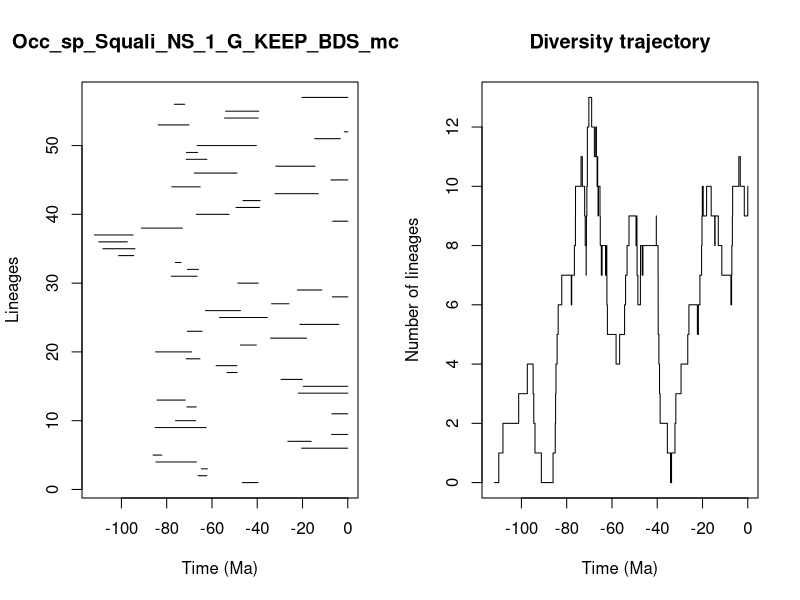

Source code (R):


pdf(file='../Results/Species_NS/5_MA_bins_EP_FT/pyrate_mcmc_logs/Occ_sp_Squali_NS_1_G_KEEP_BDS_mcmc_LTT.pdf',width=0.6*20, height=0.6*10)
title = "Occ_sp_Squali_NS_1_G_KEEP_BDS_mcmc"
ts=c(46.62405250985469, 66.15782066833395,64.70240801902925,84.7381941366824,86.02022412165292,20.4059305419553,26.5149069030648,7.151475457980533,85.05641536435593,76.1065604406704,7.036429377713697,71.0896244417646,84.23212209422593,21.824673975003048,19.692341234535427,29.476995593428335,53.32957653590531,58.180458983931224,71.37157151132725,84.90417924983342,47.42901680691266,34.12954178114778,70.87613847055736,21.13773707814827,56.60920081279524,62.84264753306811,33.676333877045415,6.80685145672525,22.26324611373778,48.54686690818192,77.97822610041365,70.86403448785252,76.14035770096747,101.21146483657651,108.16877501549966,110.00568505531935,111.90011660105141,91.19907204684915,6.68522799530699,66.94051057706915,49.36248223070581,46.32389417416305,32.16415522030026,77.77389360005323,7.446632136737513,67.7715674634519,31.779252713576625,71.41608064287485,71.27462796118472,66.5696636620597,14.601720819060159,1.5467348533770502,83.76156481754825,54.428130020669194,53.98800415347069,76.60367942696226,20.22572146686491)
te=c(39.62738035809713, 62.27476804821511,62.02117035642221,66.85502212807297,82.18038167036057,0.0,16.16636043981605,0.0,62.56288688604267,67.18356837775625,0.0,66.92909597972101,71.8195415121379,0.0,0.0,20.07710206831505,48.89767399656982,48.97679274913892,65.29027847433504,68.97266154641447,40.41380562118488,18.19400957952852,64.35822799186974,3.957446102993291,35.532848707031214,47.38088536333761,26.001143337027045,0.0,11.477957433810813,39.57350825071402,66.54166981233658,65.97226411370102,73.6552050078964,94.54603971062112,94.00776328540147,97.40217505268092,94.84003826493871,73.0969337486004,0.0,52.47152154528124,38.9856306605693,38.71793175079931,13.026955629327192,65.16753263484424,0.0,48.95648716826332,14.431234345393095,62.229520324717335,66.29921411543232,40.404790119283305,3.3183190727085865,0.0,70.21224644793419,39.59446366520042,39.263775891559945,72.06560892866334,0.0)
div_traj=c(0, 1,2,3,4,3,2,1,0,1,2,3,4,5,6,7,6,7,8,9,10,11,10,9,8,7,8,9,10,11,12,13,12,11,12,11,12,11,10,11,10,9,10,9,8,7,8,7,8,7,6,5,4,5,6,7,8,9,8,9,8,7,6,7,8,7,8,9,8,7,6,5,4,3,2,1,0,1,2,3,4,5,6,5,6,7,8,9,10,9,10,9,8,9,8,7,6,7,8,9,10,11,10,9,10)
time_events=c(111.90011660105141, 110.00568505531935,108.16877501549966,101.21146483657651,97.40217505268092,94.84003826493871,94.54603971062112,94.00776328540147,91.19907204684915,86.02022412165292,85.05641536435593,84.90417924983342,84.7381941366824,84.23212209422593,83.76156481754825,82.18038167036057,77.97822610041365,77.77389360005323,76.60367942696226,76.14035770096747,76.1065604406704,73.6552050078964,73.0969337486004,72.06560892866334,71.8195415121379,71.41608064287485,71.37157151132725,71.27462796118472,71.0896244417646,70.87613847055736,70.86403448785252,70.21224644793419,68.97266154641447,67.7715674634519,67.18356837775625,66.94051057706915,66.92909597972101,66.85502212807297,66.5696636620597,66.54166981233658,66.29921411543232,66.15782066833395,65.97226411370102,65.29027847433504,65.16753263484424,64.70240801902925,64.35822799186974,62.84264753306811,62.56288688604267,62.27476804821511,62.229520324717335,62.02117035642221,58.180458983931224,56.60920081279524,54.428130020669194,53.98800415347069,53.32957653590531,52.47152154528124,49.36248223070581,48.97679274913892,48.95648716826332,48.89767399656982,48.54686690818192,47.42901680691266,47.38088536333761,46.62405250985469,46.32389417416305,40.41380562118488,40.404790119283305,39.62738035809713,39.59446366520042,39.57350825071402,39.263775891559945,38.9856306605693,38.71793175079931,35.532848707031214,34.12954178114778,33.676333877045415,32.16415522030026,31.779252713576625,29.476995593428335,26.5149069030648,26.001143337027045,22.26324611373778,21.824673975003048,21.13773707814827,20.4059305419553,20.22572146686491,20.07710206831505,19.692341234535427,18.19400957952852,16.16636043981605,14.601720819060159,14.431234345393095,13.026955629327192,11.477957433810813,7.446632136737513,7.151475457980533,7.036429377713697,6.80685145672525,6.68522799530699,3.957446102993291,3.3183190727085865,1.5467348533770502,0.0)
                par(mfrow=c(1,2))
                L = length(ts)
                plot(ts, 1:L , xlim=c(-max(ts)-1,0), pch=20, type="n", main=title,xlab="Time (Ma)",ylab="Lineages")
                for (i in 1:L){segments(x0=-te[i],y0=i,x1=-ts[i],y1=i)}    
                t = -time_events
                plot(div_traj ~ t,type="s", main = "Diversity trajectory",xlab="Time (Ma)",ylab="Number of lineages",xlim=c(-max(ts)-1,0))
                abline(v=c(65,200,251,367,445),lty=2,col="gray")
                
